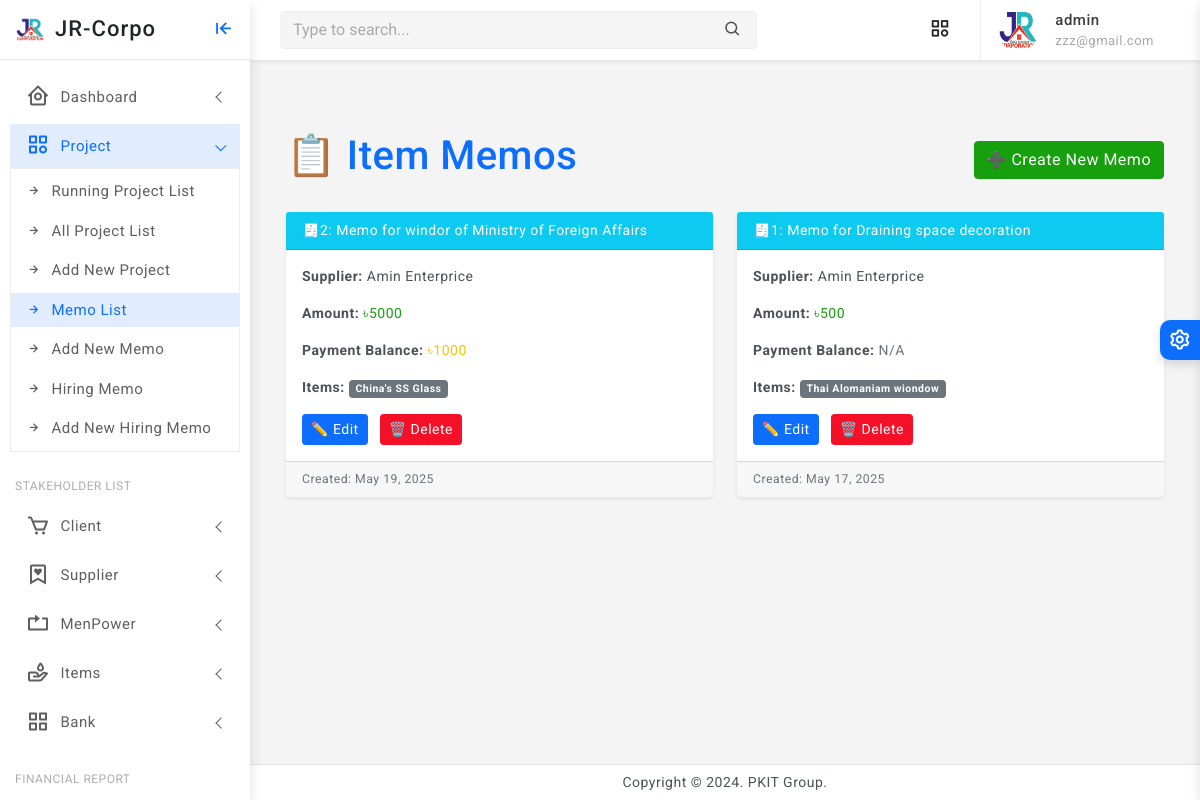
Page /memos/ (signed in) on the earlier database version.
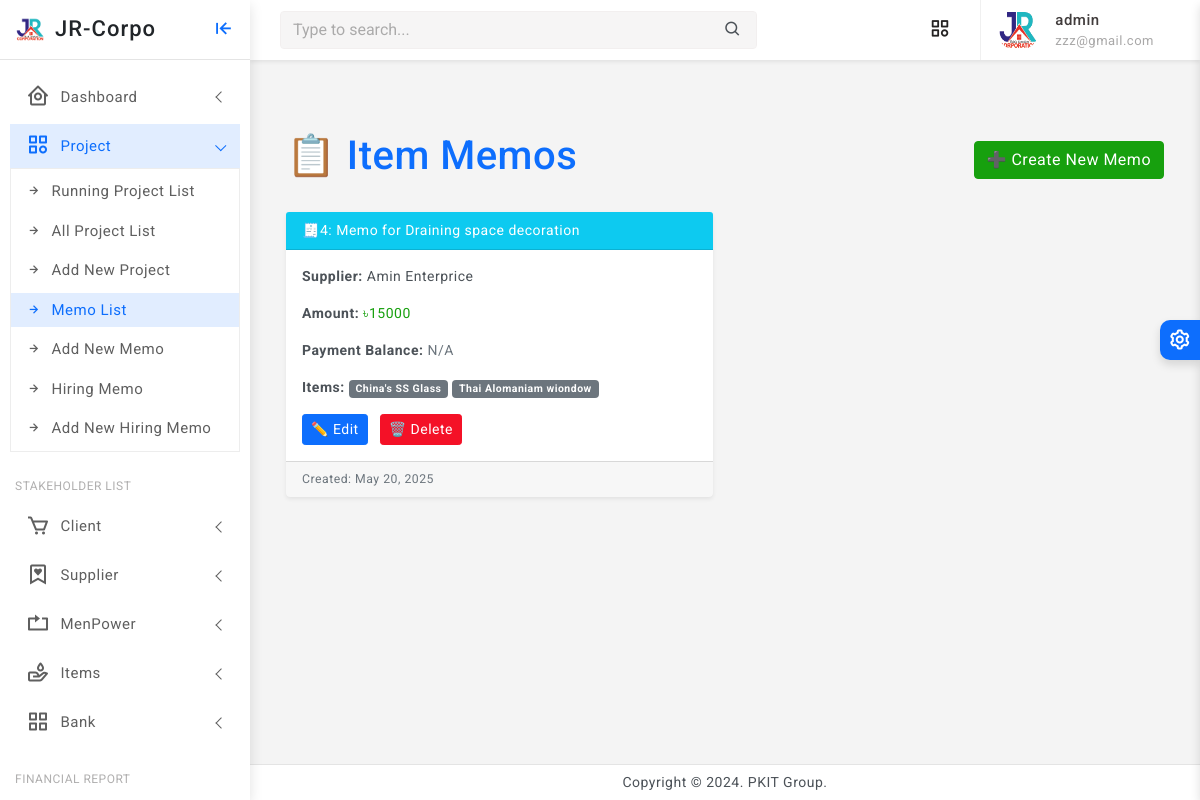
Same page on the later database version.
### core/models.py (models this page shows, shortened)
class Memo(models.Model):
    project = models.ForeignKey(Project, on_delete=models.CASCADE, related_name='item_memos')
    supplier = models.ForeignKey(Supplier, on_delete=models.CASCADE, related_name='memos')
    items = models.ManyToManyField(Item, related_name='memos')
    amount = models.PositiveIntegerField(default=0)
    payment_balance = models.PositiveIntegerField(default=0, null=True, blank=True)
    is_payment_done = models.BooleanField(default=False, null=True, blank=True)
    created_at = models.DateTimeField(auto_now_add=True)
    updated_at = models.DateTimeField(auto_now=True)

class Project(models.Model):
    STATUS_CHOICES = [
        ('RUNNING', 'Running'),
        ('TRIAL', 'Trial Period'),
        ('CLOSED', 'Closed'),
        ('OTHER', 'Other'),
    ]
    company = models.ForeignKey(Company, on_delete=models.CASCADE, related_name='projects')
    name = models.CharField(max_length=255)
    location = models.CharField(max_length=255)
    approximate_bill = models.PositiveIntegerField(default=0)
    current_cost = models.PositiveIntegerField(default=0, null=True, blank=True)
    final_bill = models.PositiveIntegerField(default=0, null=True, blank=True)
    current_paid = models.PositiveIntegerField(default=0, null=True, blank=True)
    created_at = models.DateTimeField(auto_now_add=True)
    updated_at = models.DateTimeField(auto_now=True)
    status = models.CharField(max_length=10, null=True, blank=True, choices=STATUS_CHOICES, default='RUNNING')

class Organization(models.Model):
    name = models.CharField(max_length=255, unique=True)
    location = models.CharField(max_length=255)
    phone = models.CharField(max_length=20)
    logo = models.ImageField(upload_to='media/logos/', blank=True, null=True)
    created_at = models.DateTimeField(auto_now_add=True)
    updated_at = models.DateTimeField(auto_now=True)
    class Meta:
        abstract = True

class Supplier(Organization):
    pass

class Item(models.Model):
    item_name = models.CharField(max_length=255)
    image = models.ImageField(upload_to='media/item_images/', blank=True, null=True)
    category = models.ForeignKey(Category, on_delete=models.SET_NULL, null=True, related_name='items')
    created_at = models.DateTimeField(auto_now_add=True)
    updated_at = models.DateTimeField(auto_now=True)

### core/views.py (the view)
# urls.py: path('memos/', views.memo_list, name='memo_list'),
@staff_required
def memo_list(request):
    memos = Memo.objects.filter(is_payment_done=False).order_by('-created_at')
    return render(request, 'memo/memo_list.html', {'memos': memos})

### core/views.py (called while the page is built)
def staff_required(view_func):
    return user_passes_test(lambda u: u.is_authenticated and u.is_staff)(view_func)

### core/templates/memo/memo_list.html
{% extends 'partials/base0.html' %}
{% block content %}
{% load static %}
<div class="container my-5">
    <div class="d-flex justify-content-between align-items-center mb-4">
        <h1 class="text-primary">📋 Item Memos</h1>
        <a href="{% url 'memo_create' %}" class="btn btn-success">
            ➕ Create New Memo
        </a>
    </div>
    {% if memos %}
        <div class="row">
            {% for memo in memos %}
                <div class="col-md-6 mb-4">
                    <div class="card shadow-sm border-info rounded">
                        <div class="card-header bg-info text-white">
                           🧾{{ memo.id }}: Memo for {{ memo.project.name }}
                        </div>
                        <div class="card-body">
                            <p><strong>Supplier:</strong> {{ memo.supplier.name }}</p>
                            <p><strong>Amount:</strong> <span class="text-success">৳{{ memo.amount }}</span></p>
                            <p><strong>Payment Balance:</strong>
                                {% if memo.payment_balance %}
                                    <span class="text-warning">৳{{ memo.payment_balance }}</span>
                                {% else %}
                                    <span class="text-muted">N/A</span>
                                {% endif %}
                            </p>
                            <p><strong>Items:</strong>
                                {% for item in memo.items.all %}
                                    <span class="badge bg-secondary">{{ item.item_name }}</span>
                                {% empty %}
                                    <span class="text-muted">No items</span>
                                {% endfor %}
                            </p>
                            <div class="mt-3">
                                <a href="{% url 'memo_update' memo.pk %}" class="btn btn-sm btn-primary me-2">✏️ Edit</a>
                                <a href="{% url 'memo_delete' memo.pk %}" class="btn btn-sm btn-danger">🗑️ Delete</a>
                            </div>
                        </div>
                        <div class="card-footer text-muted small">
                            Created: {{ memo.created_at|date:"M d, Y" }}
                        </div>
                    </div>
                </div>
            {% endfor %}
        </div>
    {% else %}
        <div class="alert alert-info">
            No memos yet. Start by <a href="{% url 'memo_create' %}" class="alert-link">creating a new memo</a>!
        </div>
    {% endif %}
</div>
{% endblock %}

Differences in the rows shown:
no longer on this page (row edited): Memo: id "2", project.name "windor of Ministry of Foreign Affairs", supplier.name "Amin Enterprice", amount "5000", payment_balance "1000", created_at "May 19, 2025", Item (item_name "China's SS Glass")
no longer on this page (row edited): Memo: id "1", project.name "Draining space decoration", supplier.name "Amin Enterprice", amount "500", payment_balance "N/A", created_at "May 17, 2025", Item (item_name "Thai Alomaniam wiondow")
added Memo: id "4", project.name "Draining space decoration", supplier.name "Amin Enterprice", amount "15000", payment_balance "N/A", created_at "May 20, 2025", Item (item_name "China's SS Glass"), Item (item_name "Thai Alomaniam wiondow")
